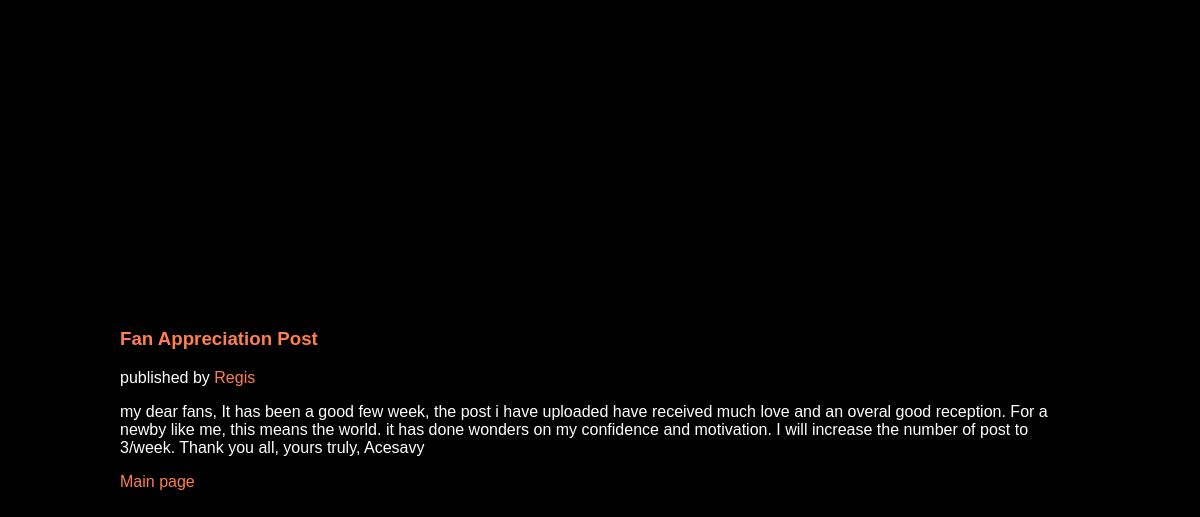
Screenshot of /15/ with the database file from the repository.
### blog/models.py (models this page shows, shortened)
class Blog(m.Model):
    title = m.CharField(max_length=255)
    body = m.TextField()
    pub_date = m.DateTimeField("date published")
    blogger = m.ForeignKey(Blogger, on_delete = m.CASCADE)

class Blogger(m.Model):
    name = m.CharField(max_length=255)
    username = m.CharField(max_length=255)
    bio = m.TextField()

### blog/views.py (the view)
# urls.py: path('<int:blog_id>/', views.article, name="article"),
def article(request, blog_id):
    blog = Blog.objects.get(pk = blog_id)
    context = {
        "blog":blog,
        "title": "blog",
    }
    return render(request, "blog/blog.html", context)

### blog/templates/blog/blog.html (shortened to what this page needs)
<!DOCTYPE html>
<html lang="en">
<head>
</head>
<body>
    <article>
    <h3>{{blog.title}}</h3>
    <p>published by <a href="{% url 'blog:writer' blog.blogger.id %}">{{blog.blogger.name}}</a></p>
        <p>{{blog.body}}</p>
        <a href="{% url 'blog:feed' %}">Main page</a></article>
        </body>
    </html>

### blog/templates/blog/blog.html (style rules this page uses)
* { list-style-type: none; text-decoration: none; font-family: chivo, sans-serif; }
body { background-color: black; color: white; width: 80%; height: 100vh; margin: auto; display: flex; align-items: center; }
a { color: coral; }
h3 { color: coral; }

### rows the page displays
Blog: title "Fan Appreciation Post", blogger.name "Regis", body "my dear fans, It has been a good few week, the post i have uploaded have received much love and an overal good reception. For a newby like me, this means the world. it has done wonders on my confidence and motivation. I will increase the number of post to 3/week. Thank you all, yours truly, Acesavy"
